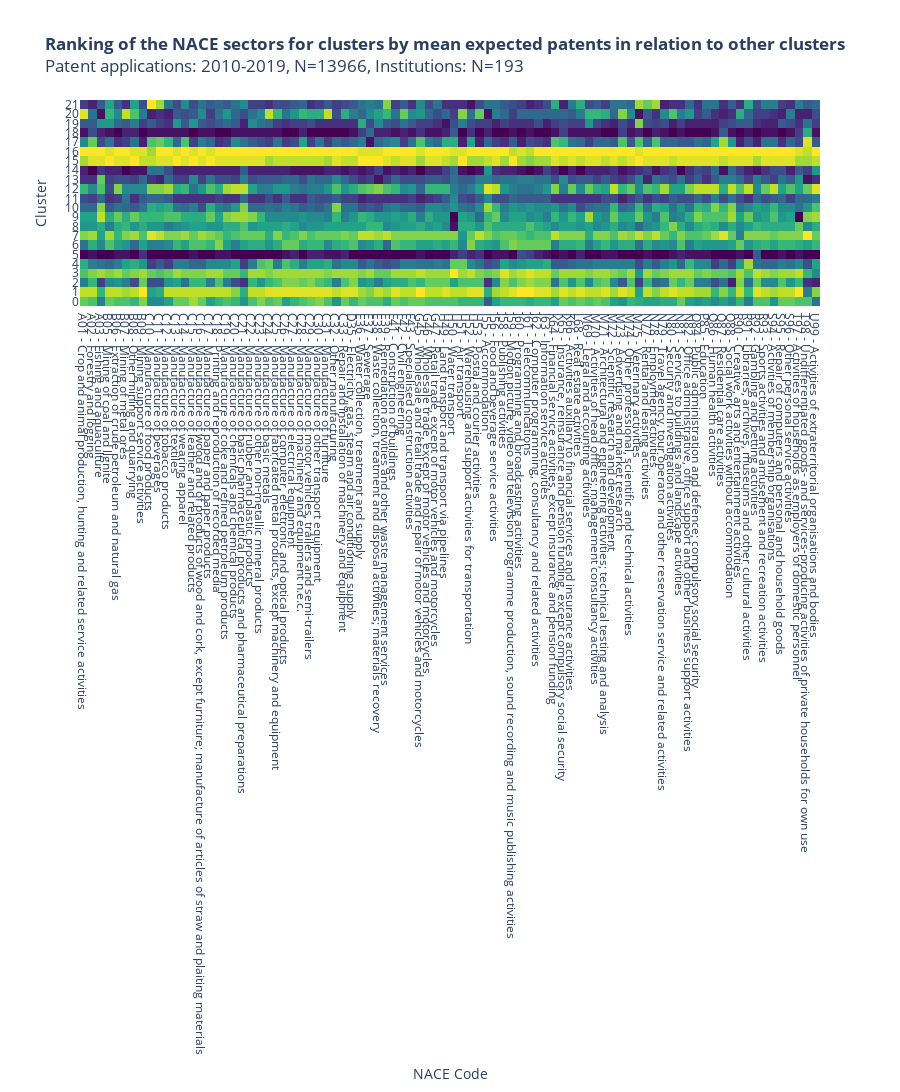

Source (notebook cell):
### Code cell
fig

### Figure 1 — Plotly figure (JSON) as saved in the notebook; plotly's stock layout.template omitted (floating-point values rounded to 4 significant figures; data arrays with more than 128 entries replaced by an {"elided": "..."} marker saying what was removed)
{"data": [{"colorscale": [[0, "#440154"], [0.1111, "#482878"], [0.2222, "#3e4989"], [0.3333, "#31688e"], [0.4444, "#26828e"], [0.5556, "#1f9e89"], [0.6667, "#35b779"], [0.7778, "#6ece58"], [0.8889, "#b5de2b"], [1, "#fde725"]], "hovertemplate": "Cluster: %{y}<br>NACE: %{x}<br>Rank of cluster for sector: %{z}", "reversescale": true, "showscale": false, "type": "heatmap", "x": ["A01 - Crop and animal production, hunting and related service activities", "A02 - Forestry and logging", "A03 - Fishing and aquaculture", "B05 - Mining of coal and lignite", "B06 - Extraction of crude petroleum and natural gas", "B07 - Mining of metal ores", "B08 - Other mining and quarrying", "B09 - Mining support service activities", "C10 - Manufacture of food products", "C11 - Manufacture of beverages", "C12 - Manufacture of tobacco products", "C13 - Manufacture of textiles", "C14 - Manufacture of wearing apparel", "C15 - Manufacture of leather and related products", "C16 - Manufacture of wood and of products of wood and cork, except furniture; manufacture of articles of straw and plaiting materials", "C17 - Manufacture of paper and paper products", "C18 - Printing and reproduction of recorded media", "C19 - Manufacture of coke and refined petroleum products", "C20 - Manufacture of chemicals and chemical products", "C21 - Manufacture of basic pharmaceutical products and pharmaceutical preparations", "C22 - Manufacture of rubber and plastic products", "C23 - Manufacture of other non-metallic mineral products", "C24 - Manufacture of basic metals", "C25 - Manufacture of fabricated metal products, except machinery and equipment", "C26 - Manufacture of computer, electronic and optical products", "C27 - Manufacture of electrical equipment", "C28 - Manufacture of machinery and equipment n.e.c.", "C29 - Manufacture of motor vehicles, trailers and semi-trailers", "C30 - Manufacture of other transport equipment", "C31 - Manufacture of furniture", "C32 - Other manufacturing", "C33 - Repair and installation of machinery and equipment", "D35 - Electricity, gas, steam and air conditioning supply", "E36 - Water collection, treatment and supply", "E37 - Sewerage", "E38 - Waste collection, treatment and disposal activities; materials recovery", "E39 - Remediation activities and other waste management services", "F41 - Construction of buildings", "F42 - Civil engineering", "F43 - Specialised construction activities", "G45 - Wholesale and retail trade and repair of motor vehicles and motorcycles", "G46 - Wholesale trade, except of motor vehicles and motorcycles", "G47 - Retail trade, except of motor vehicles and motorcycles", "H49 - Land transport and transport via pipelines", "H50 - Water transport", "H51 - Air transport", "H52 - Warehousing and support activities for transportation", "H53 - Postal and courier activities", "I55 - Accommodation", "I56 - Food and beverage service activities", "J58 - Publishing activities", "J59 - Motion picture, video and television programme production, sound recording and music publishing activities", "J60 - Programming and broadcasting activities", "J61 - Telecommunications", "J62 - Computer programming, consultancy and related activities", "J63 - Information service activities", "K64 - Financial service activities, except insurance and pension funding", "K65 - Insurance, reinsurance and pension funding, except compulsory social security", "K66 - Activities auxiliary to financial services and insurance activities", "L68 - Real estate activities", "M69 - Legal and accounting activities", "M70 - Activities of head offices; management consultancy activities", "M71 - Architectural and engineering activities; technical testing and analysis", "M72 - Scientific research and development", "M73 - Advertising and market research", "M74 - Other professional, scientific and technical activities", "M75 - Veterinary activities", "N77 - Rental and leasing activities", "N78 - Employment activities", "N79 - Travel agency, tour operator and other reservation service and related activities", "N80 - Security and investigation activities", "N81 - Services to buildings and landscape activities", "N82 - Office administrative, office support and other business support activities", "O84 - Public administration and defence; compulsory social security", "P85 - Education", "Q86 - Human health activities", "Q87 - Residential care activities", "Q88 - Social work activities without accommodation", "R90 - Creative, arts and entertainment activities", "R91 - Libraries, archives, museums and other cultural activities", "R92 - Gambling and betting activities", "R93 - Sports activities and amusement and recreation activities", "S94 - Activities of membership organisations", "S95 - Repair of computers and personal and household goods", "S96 - Other personal service activities", "T97 - Activities of households as employers of domestic personnel", "T98 - Undifferentiated goods- and services-producing activities of private households for own use", "U99 - Activities of extraterritorial organisations and bodies"], "y": [0, 1, 2, 3, 4, 5, 6, 7, 8, 9, 10, 11, 12, 13, 14, 15, 16, 17, 18, 19, 20, 21], "z": {"elided": "22x88 int values"}}], "layout": {"height": 1200, "title": {"text": "<b>Ranking of the NACE sectors for clusters by mean expected patents in relation to other clusters</b><br>Patent applications: 2010-2019, N=13966, Institutions: N=193"}, "xaxis": {"fixedrange": true, "ticklabeloverflow": "allow", "tickmode": "array", "ticktext": ["A01 - Crop and animal production, hunting and related service activities", "A02 - Forestry and logging", "A03 - Fishing and aquaculture", "B05 - Mining of coal and lignite", "B06 - Extraction of crude petroleum and natural gas", "B07 - Mining of metal ores", "B08 - Other mining and quarrying", "B09 - Mining support service activities", "C10 - Manufacture of food products", "C11 - Manufacture of beverages", "C12 - Manufacture of tobacco products", "C13 - Manufacture of textiles", "C14 - Manufacture of wearing apparel", "C15 - Manufacture of leather and related products", "C16 - Manufacture of wood and of products of wood and cork, except furniture; manufacture of articles of straw and plaiting materials", "C17 - Manufacture of paper and paper products", "C18 - Printing and reproduction of recorded media", "C19 - Manufacture of coke and refined petroleum products", "C20 - Manufacture of chemicals and chemical products", "C21 - Manufacture of basic pharmaceutical products and pharmaceutical preparations", "C22 - Manufacture of rubber and plastic products", "C23 - Manufacture of other non-metallic mineral products", "C24 - Manufacture of basic metals", "C25 - Manufacture of fabricated metal products, except machinery and equipment", "C26 - Manufacture of computer, electronic and optical products", "C27 - Manufacture of electrical equipment", "C28 - Manufacture of machinery and equipment n.e.c.", "C29 - Manufacture of motor vehicles, trailers and semi-trailers", "C30 - Manufacture of other transport equipment", "C31 - Manufacture of furniture", "C32 - Other manufacturing", "C33 - Repair and installation of machinery and equipment", "D35 - Electricity, gas, steam and air conditioning supply", "E36 - Water collection, treatment and supply", "E37 - Sewerage", "E38 - Waste collection, treatment and disposal activities; materials recovery", "E39 - Remediation activities and other waste management services", "F41 - Construction of buildings", "F42 - Civil engineering", "F43 - Specialised construction activities", "G45 - Wholesale and retail trade and repair of motor vehicles and motorcycles", "G46 - Wholesale trade, except of motor vehicles and motorcycles", "G47 - Retail trade, except of motor vehicles and motorcycles", "H49 - Land transport and transport via pipelines", "H50 - Water transport", "H51 - Air transport", "H52 - Warehousing and support activities for transportation", "H53 - Postal and courier activities", "I55 - Accommodation", "I56 - Food and beverage service activities", "J58 - Publishing activities", "J59 - Motion picture, video and television programme production, sound recording and music publishing activities", "J60 - Programming and broadcasting activities", "J61 - Telecommunications", "J62 - Computer programming, consultancy and related activities", "J63 - Information service activities", "K64 - Financial service activities, except insurance and pension funding", "K65 - Insurance, reinsurance and pension funding, except compulsory social security", "K66 - Activities auxiliary to financial services and insurance activities", "L68 - Real estate activities", "M69 - Legal and accounting activities", "M70 - Activities of head offices; management consultancy activities", "M71 - Architectural and engineering activities; technical testing and analysis", "M72 - Scientific research and development", "M73 - Advertising and market research", "M74 - Other professional, scientific and technical activities", "M75 - Veterinary activities", "N77 - Rental and leasing activities", "N78 - Employment activities", "N79 - Travel agency, tour operator and other reservation service and related activities", "N80 - Security and investigation activities", "N81 - Services to buildings and landscape activities", "N82 - Office administrative, office support and other business support activities", "O84 - Public administration and defence; compulsory social security", "P85 - Education", "Q86 - Human health activities", "Q87 - Residential care activities", "Q88 - Social work activities without accommodation", "R90 - Creative, arts and entertainment activities", "R91 - Libraries, archives, museums and other cultural activities", "R92 - Gambling and betting activities", "R93 - Sports activities and amusement and recreation activities", "S94 - Activities of membership organisations", "S95 - Repair of computers and personal and household goods", "S96 - Other personal service activities", "T97 - Activities of households as employers of domestic personnel", "T98 - Undifferentiated goods- and services-producing activities of private households for own use", "U99 - Activities of extraterritorial organisations and bodies"], "tickvals": [0, 1, 2, 3, 4, 5, 6, 7, 8, 9, 10, 11, 12, 13, 14, 15, 16, 17, 18, 19, 20, 21, 22, 23, 24, 25, 26, 27, 28, 29, 30, 31, 32, 33, 34, 35, 36, 37, 38, 39, 40, 41, 42, 43, 44, 45, 46, 47, 48, 49, 50, 51, 52, 53, 54, 55, 56, 57, 58, 59, 60, 61, 62, 63, 64, 65, 66, 67, 68, 69, 70, 71, 72, 73, 74, 75, 76, 77, 78, 79, 80, 81, 82, 83, 84, 85, 86, 87], "title": {"text": "NACE Code"}}, "yaxis": {"fixedrange": true, "ticklabeloverflow": "allow", "tickmode": "array", "ticktext": [0, 1, 2, 3, 4, 5, 6, 7, 8, 9, 10, 11, 12, 13, 14, 15, 16, 17, 18, 19, 20, 21], "tickvals": [0, 1, 2, 3, 4, 5, 6, 7, 8, 9, 10, 11, 12, 13, 14, 15, 16, 17, 18, 19, 20, 21], "title": {"text": "Cluster"}}}}
